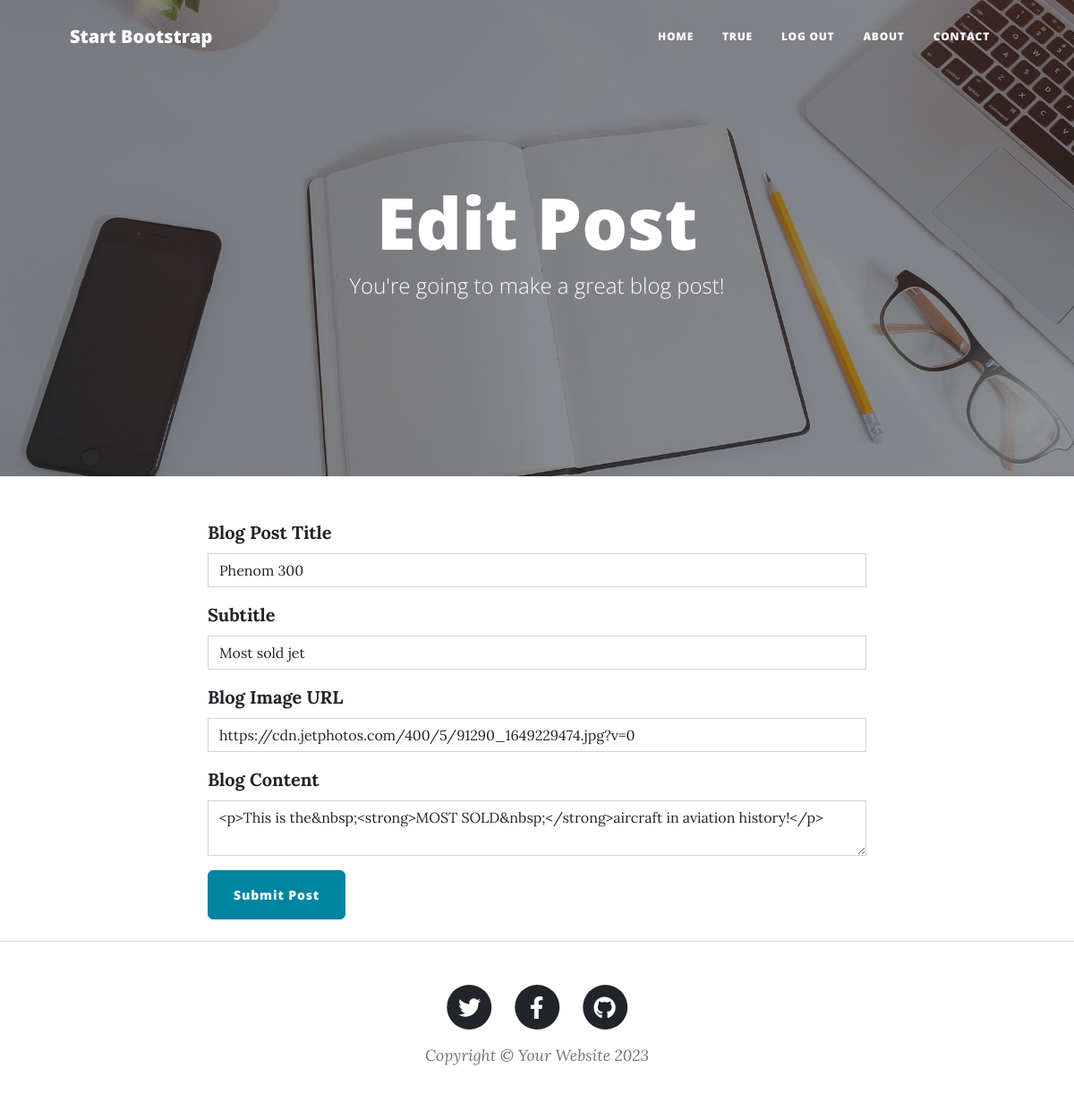
The app's page /edit-post/1 (signed in) with its own data.
### main.py (models this page shows)
class BlogPost(db.Model):
    __tablename__ = "blog_posts"
    id: Mapped[int] = mapped_column(Integer, primary_key=True)
    author_id: Mapped[int] = mapped_column(Integer, db.ForeignKey('users.id'))
    author = relationship('User', back_populates='posts')
    title: Mapped[str] = mapped_column(String(250), unique=True, nullable=False)
    subtitle: Mapped[str] = mapped_column(String(250), nullable=False)
    date: Mapped[str] = mapped_column(String(250), nullable=False)
    body: Mapped[str] = mapped_column(Text, nullable=False)
    img_url: Mapped[str] = mapped_column(String(250), nullable=False)

### main.py (the view, shortened to what this page needs)
@app.route("/edit-post/<int:post_id>", methods=["GET", "POST"])
@admin_only
def edit_post(post_id):
    post = db.get_or_404(BlogPost, post_id)
    edit_form = CreatePostForm(
        title=post.title,
        subtitle=post.subtitle,
        img_url=post.img_url,
        author=post.author,
        body=post.body
    )
    return render_template("make-post.html", form=edit_form, is_edit=True)

### forms.py
class CreatePostForm(FlaskForm):
    title = StringField("Blog Post Title", validators=[DataRequired()])
    subtitle = StringField("Subtitle", validators=[DataRequired()])
    img_url = StringField("Blog Image URL", validators=[DataRequired(), URL()])
    body = CKEditorField("Blog Content", validators=[DataRequired()])
    submit = SubmitField("Submit Post")

### main.py (called while the page is built)
def admin_only(f):
    @wraps(f)
    def decorator_function(*args,**kwargs):
        if (current_user.is_authenticated and current_user.id != 1) or (not current_user.is_authenticated):
            return abort(403)
        return f(*args, **kwargs)
    return decorator_function

@login_manager.user_loader
def load_user(user_id):
    return db.get_or_404(User, user_id)

### templates/make-post.html
{% from "bootstrap5/form.html" import render_form %} {% block content %} {%
include "header.html" %}
<header
  class="masthead"
  style="background-image: url('../static/assets/img/edit-bg.jpg')"
>
  <div class="container position-relative px-4 px-lg-5">
    <div class="row gx-4 gx-lg-5 justify-content-center">
      <div class="col-md-10 col-lg-8 col-xl-7">
        <div class="page-heading">
          {% if is_edit: %}
          <h1>Edit Post</h1>
          {% else: %}
          <h1>New Post</h1>
          {% endif %}
          <span class="subheading"
            >You're going to make a great blog post!</span
          >
        </div>
      </div>
    </div>
  </div>
</header>
<main class="mb-4">
  <div class="container">
    <div class="row">
      <div class="col-lg-8 col-md-10 mx-auto">
        {{ ckeditor.load() }} {{ ckeditor.config(name='body') }} {{
        render_form(form, novalidate=True, button_map={"submit": "primary"}) }}
      </div>
    </div>
  </div>
</main>
{% include "footer.html" %} {% endblock %}

### records on screen
BlogPost: title "Phenom 300", subtitle "Most sold jet", img_url "https://cdn.jetphotos.com/400/5/91290_1649229474.jpg?v=0", body "<p>This is the&nbsp;<strong>MOST SOLD&nbsp;</strong>aircraft in aviation history!</p>"

### other values on screen
{{ current_user.is_authenticated }} "TRUE"
